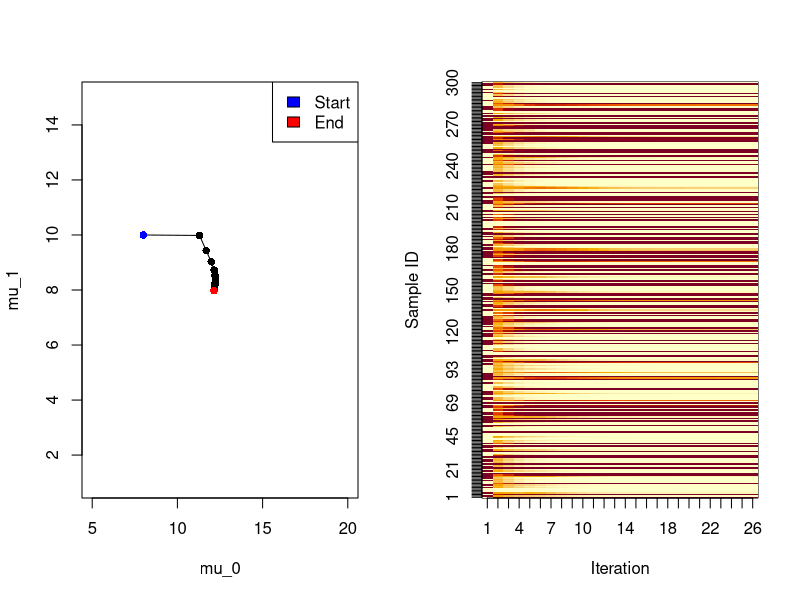
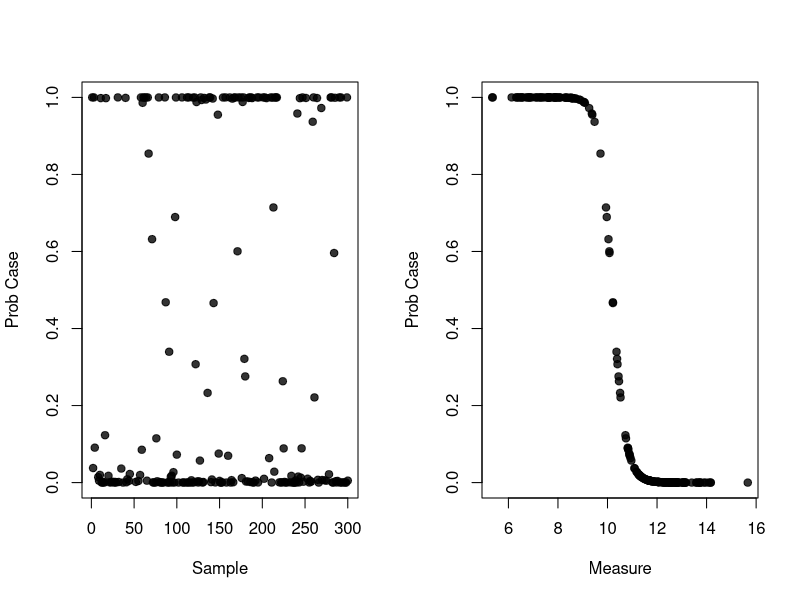

The R source for these figures, in order:
## implement E-M algorithm to estimate means and standard deviation in cases and controls

setwd("C://Files") ## set working directory

data_observed = read.csv("finaldata_observed.csv") # read in data


nmax_runs = 1000 # maximum number of iteratios
epsilon = 10e-5 # convergence criterion
n_samples = dim(data_observed)[1] # number of samples (data points)

parameter_matrix = matrix(NA,4,nmax_runs) # matrix that stores parameter estimates (4 parameters X nmax_runs iterations)
state_matrix = matrix(NA,n_samples,nmax_runs) # matrix that stores expectation of variables (n_samples X nmax_runs iterations)

### seed initial guesses for parameters

mu0_old = 8
sd0_old = 1 
mu1_old = 10
sd1_old = 1
parameter_matrix[,1] = c(mu0_old,sd0_old,mu1_old,sd1_old)

### seed initial guesses for hidden observations

state_old = sample(c(0,1),n_samples,replace=TRUE)

state_matrix[,1] = state_old 

# for points that are observed (ie not hidden), use observed values
state_matrix[data_observed$status==1] = 1
state_matrix[data_observed$status==0] = 0

for (i in 2:nmax_runs) {

	### maximization step 
	### estimate mu0, sd0, mu1, sd1 using closed form solutions for mean and standard deviation of normal distributions
	state_old=state_matrix[,i-1]

	mu0_new = sum(data_observed$measure*(1-state_old)/sum(1-state_old))
	sd0_new = sqrt(sum((data_observed$measure-mu0_new)^2*(1-state_old)/sum(1-state_old)))
	mu1_new = sum(data_observed$measure*state_old/sum(state_old))
	sd1_new = sqrt(sum((data_observed$measure-mu1_new)^2*(state_old)/sum(state_old)))

	### expectation
	### calculate expected value (ie prob of case) for each hidden variable

	state_new=state_matrix[,i-1]
	state_new[is.na(data_observed$status)] = dnorm(data_observed$measure[is.na(data_observed$status)],mu1_new,sd1_new)/
			   (dnorm(data_observed$measure[is.na(data_observed$status)],mu0_new,sd0_new)+
				dnorm(data_observed$measure[is.na(data_observed$status)],mu1_new,sd1_new))

	### record new iteration
	parameter_matrix[,i] = c(mu0_new,sd0_new,mu1_new,sd1_new)
	state_matrix[,i] = state_new

	### check convergence

	if (abs(parameter_matrix[1,i] -parameter_matrix[1,i-1])< epsilon) {
		break
	}
}

parameter_matrix = parameter_matrix[,1:i]
state_matrix = state_matrix[,1:i]


windows(16,8)
par(mfrow=c(1,2))
### plot trajectory through parameter space
plot(parameter_matrix[1,],parameter_matrix[3,],typ="l",xlab="mu_0",ylab="mu_1",xlim=c(5,20),ylim=c(1,15))
points(parameter_matrix[1,],parameter_matrix[3,],pch=16)
points(parameter_matrix[1,1],parameter_matrix[3,1],pch=16,col="blue")
points(parameter_matrix[1,i],parameter_matrix[3,i],pch=16,col="red")
legend("topright",fill=c("blue","red"),legend=c("Start","End"))
### plot expectation of hidden observations over time

image(t(state_matrix),xaxt="n",yaxt="n",col = hcl.colors(100, "YlOrRd", rev = TRUE),xlab="Iteration",ylab="Sample ID")
axis(1,at=seq(from=0,to=1,length.out=i),lab=1:i)
axis(2,at=seq(from=0,to=1,length.out=n_samples),lab=1:n_samples)


windows(16,8)
par(mfrow=c(1,2))
# plot final expectation of hidden observations 
state_matrix_hidden = state_matrix
state_matrix_hidden[!is.na(data_observed$status),] = NA 
plot(1:n_samples,state_matrix_hidden[,i],pch=19,xlab="Sample",ylab="Prob Case",col=rgb(0,0,0,0.8))

# plot final expectation of hidden observations, sorting by measure

sortorder = order(data_observed$measure)
plot(data_observed$measure[sortorder],state_matrix_hidden[sortorder,i],pch=19,xlab="Measure",ylab="Prob Case",col=rgb(0,0,0,0.8))
